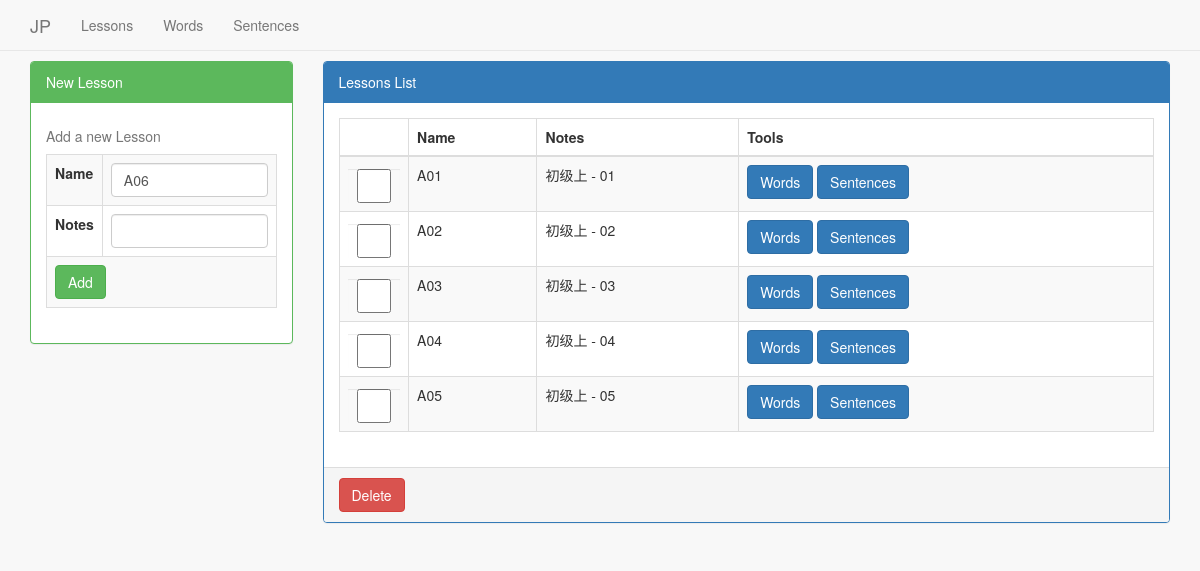
Page /notebook/lessons/ on the committed database.
### notebook/models.py (models this page shows)
class Lesson(models.Model):
    name = models.CharField(max_length=500)
    note = models.CharField(max_length=1000)

### notebook/views.py (the view)
# urls.py: url(r'lessons/$', views.lessons, name="lessons"),
def lessons(request):
    lessons = Lesson.objects.order_by("name")
    if len(lessons) > 0:
        last_lesson_name = lessons[len(lessons)-1].name
        p = "([a-zA-Z]+)(\d+)"
        m = re.match(p, last_lesson_name)
        if m is not None:
            order_len = len(m.groups()[1])
            new_order = int(m.groups()[1]) + 1
            fmt = "%s%0"+str(order_len)+"d"
            new_name = fmt%(m.groups()[0], new_order)
        else:
            new_name = "A01"
    return render(request, "notebook/lessons.html", locals())

### notebook/templates/notebook/lessons.html (shortened to what this page needs)
<!DOCTYPE html>
{% load staticfiles %}
<html>
    <head>
        <link rel="stylesheet" href="{% static 'css/bootstrap.min.css' %}" />
        <link rel="stylesheet" href="{% static 'css/sb-admin-2.css' %}" />
        <link rel="stylesheet" href="{% static 'css/font-awesome.min.css' %}" />
    </head>
    <body>
    <nav class="navbar navbar-default navbar-static-top" role="navigation" style="margin-bottom: 0">
        <div class="container">
            <div class="navbar-header">
                <a class="navbar-brand" href="#">JP</a>
            </div>
            <div class="collapse navbar-collapse" id="bs-example-navbar-collapse-1">
                <ul class="nav navbar-nav">
                    <li>
                        <a href="#">Lessons</a>
                    </li>
                    <li>
                        <a href="#">Words</a>
                    </li>
                    <li>
                        <a href="#">Sentences</a>
                    </li>
                </ul>
            </div>
        </div>
    </nav>
    <div class="container">
        <div class="row">
            <div class="col-lg-3">
                <div class="panel panel-green" style="margin-top: 10px;">
                    <div class="panel-heading">New Lesson</div>
                    <div class="panel-body">
                        <form method="POST" action="./add/" autocomplete="off">
                            <table class="table table-bordered table-striped">
                                <caption>Add a new Lesson</caption>
                                <tbody>
                                    <tr>
                                        <th>Name</th>
                                        <td>
                                            <input type="text" name="new_lesson_name" value="{{new_name}}" class="form-control" />
                                        </td>
                                    </tr>
                                    <tr>
                                        <th>Notes</th>
                                        <td>
                                            <input type="text" name="new_lesson_note" value="" class="form-control" />
                                        </td>
                                    </tr>
                                    <tr>
                                        <td colspan="2">
                                            <input class="btn btn-success" type="submit" name="submit" value="Add" />
                                        </td>
                                    </tr>
                                </tbody>
                            </table>
                        </form>
                    </div>
                </div>
            </div>
            <div class="col-lg-9">
                <div class="panel panel-primary" style="margin-top: 10px;">
                    <div class="panel-heading">Lessons List</div>
                    <form method="post" action="./delete/">
                    <div class="panel-body">
                        <table class="table table-striped table-bordered">
                            <thead>
                                <tr>
                                    <th></th>
                                    <th>Name</th>
                                    <th>Notes</th>
                                    <th>Tools</th>
                                </tr>
                            </thead>
                            <tbody>
                                {% for lesson in lessons %}
                                <tr>
                                    <td>
                                        <input name="lesson_id[]" value="{{lesson.id}}" type="checkbox" class="form-control" />
                                    </td>
                                    <td>{{lesson.name}}</td>
                                    <td>{{lesson.note}}</td>
                                    <td>
                                        <a href="./{{lesson.id}}/words/" class="btn btn-primary">Words</a>
                                        <a href="./{{lesson.id}}/sentences/" class="btn btn-primary">Sentences</a>
                                    </td>
                                </tr>
                                {% endfor %}
                            </tbody>
                        </table>
                    </div>
                    <div class="panel-footer">
                        <button type="submit" class="btn btn-danger" onclick="return confirm('Are you sure to delete these lessons?')">Delete</button>
                    </div>
                    </form>
                </div>
            </div>
    </div>
    </body>
</html>

### notebook/static/css/sb-admin-2.css (style rules this page uses)
body { background-color: #f8f8f8; }
.panel-green { border-color: #5cb85c; }
.panel-green .panel-heading { border-color: #5cb85c; color: #fff; background-color: #5cb85c; }

### rows in the picture
Lesson: name "A01", note "初级上 - 01"
Lesson: name "A02", note "初级上 - 02"
Lesson: name "A03", note "初级上 - 03"
Lesson: name "A04", note "初级上 - 04"
Lesson: name "A05", note "初级上 - 05"
